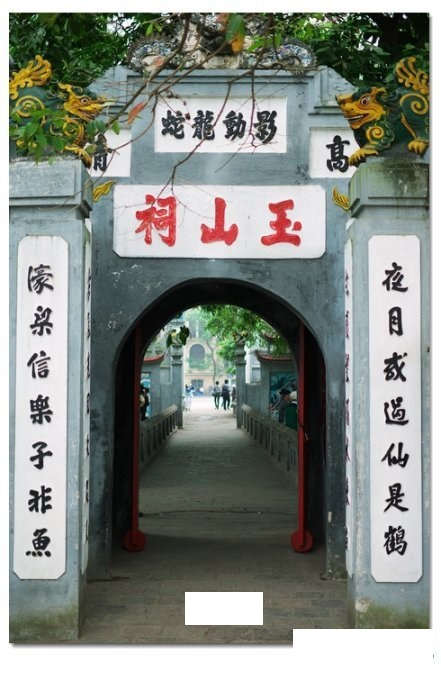
#> input picture image/input_img.jpg, 441 x 690 px
$ python morphological_ops.py --image ../../../../image/input_img.jpg
#> lines starting #> are read from the running program, lines starting #| are printed output that depends on the picture
# import the necessary packages
import argparse
import cv2
ROOT = 'OUTPUT'
import os


if __name__ == "__main__":
    if not os.path.exists(ROOT):
        os.makedirs(ROOT, exist_ok= True)


    # region construct the argument parser and parse the arguments
    ap = argparse.ArgumentParser()
    ap.add_argument("-i", "--image", required=True,
    help="path to input image")
    args = vars(ap.parse_args())
    # endregion


    # region load the image, convert it to grayscale, and display it to our screen
    image = cv2.imread(args["image"])
#> image is the input picture: shape (690, 441, 3); mean B, G, R 133.1, 139.5, 134
    gray = cv2.cvtColor(image, cv2.COLOR_BGR2GRAY)
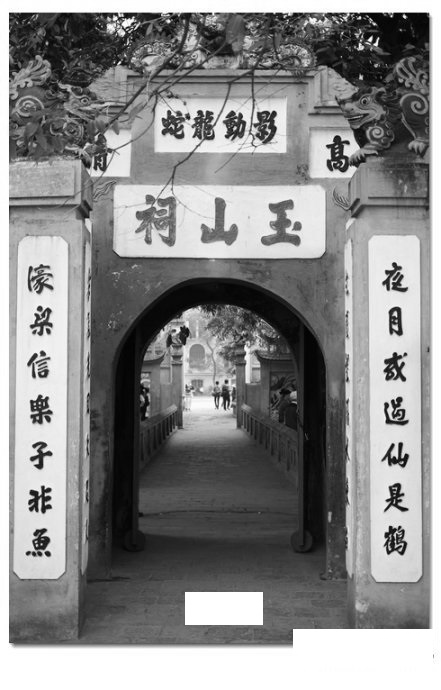
#> gray: shape (690, 441); min 0, max 255, mean 137.1
    # endregion


    # region get file name
    fn = args["image"].split('/')[-1].split('.')[0]
    fd_path = os.path.join(ROOT, fn)

    os.makedirs(
        name = fd_path,
        exist_ok= True
    )
    org_path = os.path.join(ROOT,f'{fn}_grayscale.png')
    cv2.imwrite(org_path, gray)


    # endregion


    # region Apply a series of opening operationss
    kernelSizes = [(13,13)]
    # loop over the kernels sizes
    for kernelSize in kernelSizes:
        # construct a rectangular kernel from the current size and then
        # apply an "opening" operation
        kernel = cv2.getStructuringElement(cv2.MORPH_RECT, kernelSize)
        # opening = cv2.morphologyEx(gray, cv2.MORPH_OPEN, kernel)
        blackhat = cv2.morphologyEx(gray, cv2.MORPH_BLACKHAT, kernel,iterations=200)
        tophat = cv2.morphologyEx(gray, cv2.MORPH_TOPHAT, kernel, iterations=200)

        black_hat_fn = os.path.join(fd_path, f"{fn}__Blackhat_{kernelSize[0]}_{kernelSize[1]}.png")
        to_hat_fn = os.path.join(fd_path, f"{fn}Tohat{kernelSize[0]}_{kernelSize[1]}.png")
        cv2.imwrite(black_hat_fn, blackhat)
        cv2.imwrite(to_hat_fn, tophat)
#> this loop made 1 pass
#> pass 1, `blackhat = cv2.morphologyEx(gray, cv2.MORPH_BLACKHAT, kernel,iteration..`:
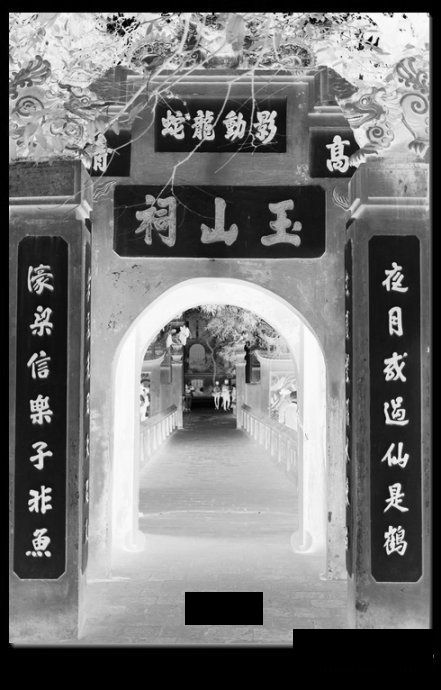
#> blackhat: shape (690, 441); min 0, max 255, mean 117.9
    # endregion
